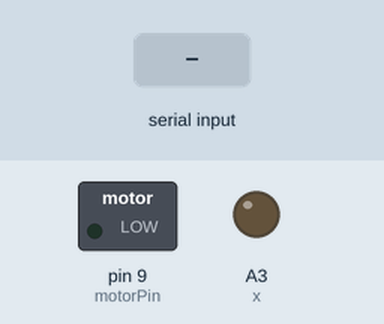
The sketch below on a simulated Arduino Uno, built with avr-gcc and run on an emulated ATmega328P. On the bench: switched loads named in the sketch (green lamp = pin HIGH), output pins drawn as LEDs (lit = HIGH). The test bench sets the inputs (shaded band). What the sketch prints to the serial monitor is not drawn.

Above: at 1.2 s.
1.3 s: "90,45\n" received over Serial
At 2.1 s:
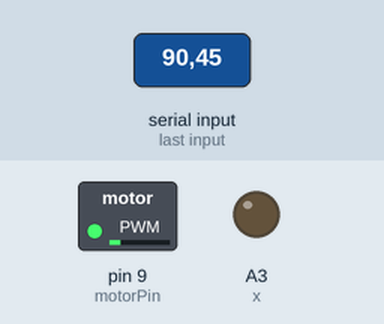
3.8 s: "30,150\n" received over Serial
At 4.5 s:
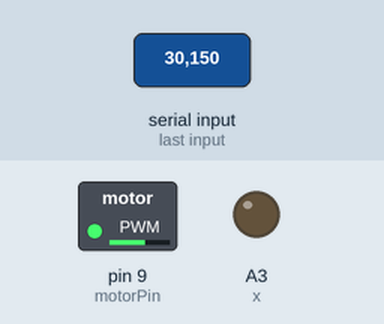
6.3 s: "200\n" received over Serial
At 7.1 s:
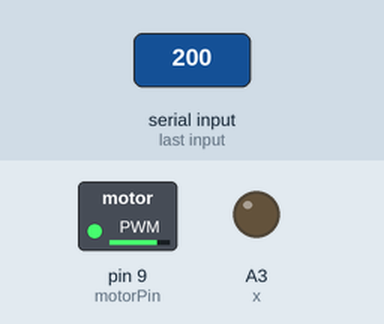
Timing chart, 0 to 9.3 s (numbered marks = the images above; inputs shaded):
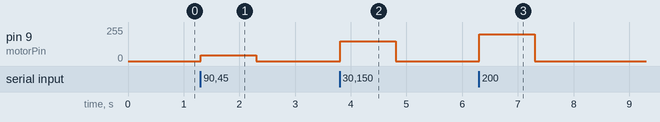

The sketch:

PWM_Alternative_DC_Motor_Control.ino
```cpp
int motorPin = 9;
int x = A3;

void setup()
{
  pinMode(motorPin, OUTPUT);
  pinMode(x, OUTPUT);
  Serial.begin(9600);
  while (! Serial);
  Serial.println("Speed 0 to 255");
}


void loop()
{
  analogWrite(x,HIGH);
  if (Serial.available())
  {
    int speed = Serial.parseInt();
    if (speed >= 0 && speed <= 255)
    {
      analogWrite(motorPin, speed);
    }
  }
}
```

Measured:
- after the input at 1.3 s, pin 9 (motorPin): 0/255 → 45/255 at once, → 0/255 1.0 s later
- after the input at 3.8 s, pin 9 (motorPin): 0/255 → 150/255 at once, → 0/255 1.0 s later
- after the input at 6.3 s, pin 9 (motorPin): 0/255 → 200/255 at once, → 0/255 1.0 s later
